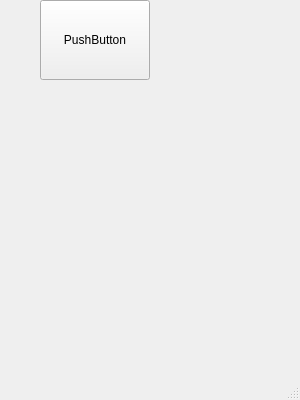
<?xml version="1.0" encoding="UTF-8"?>
<ui version="4.0">
 <class>MainWindow</class>
 <widget class="QMainWindow" name="MainWindow">
  <property name="geometry">
   <rect>
    <x>0</x>
    <y>0</y>
    <width>300</width>
    <height>400</height>
   </rect>
  </property>
  <property name="windowTitle">
   <string>MainWindow</string>
  </property>
  <widget class="QWidget" name="centralwidget">
   <widget class="QPushButton" name="pushButton">
    <property name="geometry">
     <rect>
      <x>40</x>
      <y>0</y>
      <width>110</width>
      <height>80</height>
     </rect>
    </property>
    <property name="text">
     <string>PushButton</string>
    </property>
   </widget>
  </widget>
  <widget class="QMenuBar" name="menubar">
   <property name="geometry">
    <rect>
     <x>0</x>
     <y>0</y>
     <width>372</width>
     <height>30</height>
    </rect>
   </property>
  </widget>
  <widget class="QStatusBar" name="statusbar"/>
 </widget>
 <resources/>
 <connections/>
</ui>
